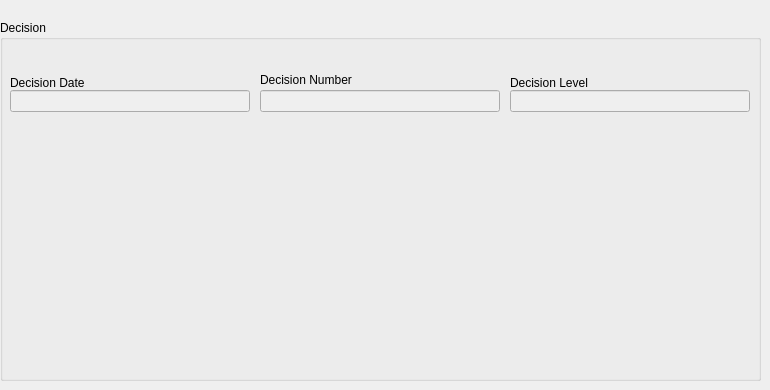
   <widget class="QWidget" name="decision_tab">
    <attribute name="title">
     <string>Decision</string>
    </attribute>
    <widget class="QGroupBox" name="groupBox_17">
     <property name="geometry">
      <rect>
       <x>0</x>
       <y>20</y>
       <width>761</width>
       <height>361</height>
      </rect>
     </property>
     <property name="title">
      <string>Decision</string>
     </property>
     <widget class="QLineEdit" name="decision_date_edit">
      <property name="enabled">
       <bool>false</bool>
      </property>
      <property name="geometry">
       <rect>
        <x>10</x>
        <y>70</y>
        <width>240</width>
        <height>22</height>
       </rect>
      </property>
     </widget>
     <widget class="QLineEdit" name="decision_number_edit">
      <property name="enabled">
       <bool>false</bool>
      </property>
      <property name="geometry">
       <rect>
        <x>260</x>
        <y>70</y>
        <width>240</width>
        <height>22</height>
       </rect>
      </property>
     </widget>
     <widget class="QLabel" name="label_33">
      <property name="geometry">
       <rect>
        <x>10</x>
        <y>55</y>
        <width>220</width>
        <height>16</height>
       </rect>
      </property>
      <property name="text">
       <string>Decision Date</string>
      </property>
     </widget>
     <widget class="QLabel" name="label_34">
      <property name="geometry">
       <rect>
        <x>260</x>
        <y>50</y>
        <width>220</width>
        <height>20</height>
       </rect>
      </property>
      <property name="text">
       <string>Decision Number</string>
      </property>
     </widget>
     <widget class="QLabel" name="label_30">
      <property name="geometry">
       <rect>
        <x>510</x>
        <y>55</y>
        <width>241</width>
        <height>16</height>
       </rect>
      </property>
      <property name="text">
       <string>Decision Level</string>
      </property>
     </widget>
     <widget class="QLineEdit" name="decision_level_edit">
      <property name="enabled">
       <bool>false</bool>
      </property>
      <property name="geometry">
       <rect>
        <x>510</x>
        <y>70</y>
        <width>240</width>
        <height>22</height>
       </rect>
      </property>
     </widget>
    </widget>
   </widget>
